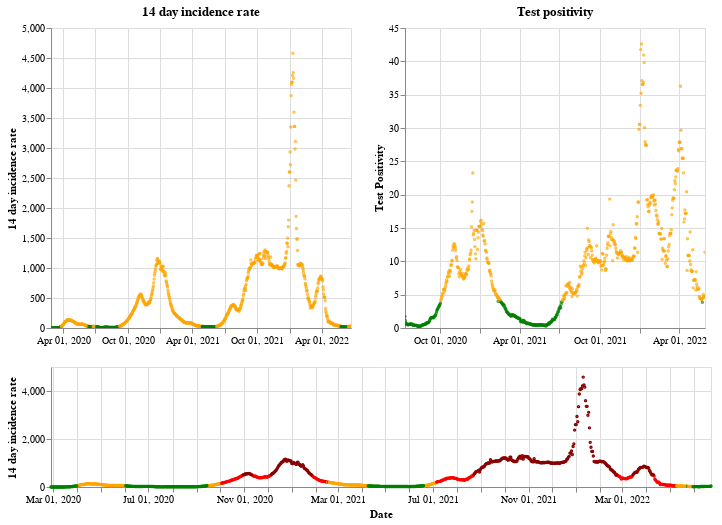

This figure's notebook cell:
### Markdown cell above
## Wales

### Code cell
plot_traffic_light('Wales')

### Figure 1 — Vega-Lite specification as saved in the notebook (floating-point values rounded to 4 significant figures; data arrays with more than 128 entries replaced by an {"elided": "..."} marker saying what was removed)
{"config": {"view": {"continuousWidth": 400, "continuousHeight": 300}}, "vconcat": [{"hconcat": [{"mark": {"type": "point", "size": 2}, "encoding": {"color": {"condition": {"value": "green", "test": "(datum.twoWeeklyCasesRate <= 25)"}, "value": "orange"}, "tooltip": [{"type": "nominal", "field": "areaName"}, {"type": "temporal", "field": "date"}, {"type": "quantitative", "field": "twoWeeklyCasesRate"}, {"type": "quantitative", "field": "testPositivity"}], "x": {"type": "temporal", "axis": {"title": ""}, "field": "date", "scale": {"domain": {"selection": "DateBrush"}}, "timeUnit": "yearmonthdate"}, "y": {"type": "quantitative", "axis": {"title": "14 day incidence rate"}, "field": "twoWeeklyCasesRate"}}, "title": "14 day incidence rate", "width": 300}, {"mark": {"type": "point", "size": 2}, "encoding": {"color": {"condition": {"value": "green", "test": "(datum.testPositivity <= 4)"}, "value": "orange"}, "tooltip": [{"type": "nominal", "field": "areaName"}, {"type": "temporal", "field": "date"}, {"type": "quantitative", "field": "twoWeeklyCasesRate"}, {"type": "quantitative", "field": "testPositivity"}], "x": {"type": "temporal", "axis": {"title": ""}, "field": "date", "scale": {"domain": {"selection": "DateBrush"}}, "timeUnit": "yearmonthdate"}, "y": {"type": "quantitative", "axis": {"title": "Test Positivity"}, "field": "testPositivity"}}, "title": "Test positivity", "width": 300}]}, {"layer": [{"mark": {"type": "point", "size": 2}, "encoding": {"color": {"condition": {"value": "orange", "test": "(((datum.testPositivity < 4) && (datum.twoWeeklyCasesRate >= 50)) && (datum.twoWeeklyCasesRate < 200))"}, "value": "red"}, "opacity": {"condition": {"value": 1, "test": "((datum.twoWeeklyCasesRate >= 50) && (datum.twoWeeklyCasesRate < 500))"}, "value": 0}, "tooltip": [{"type": "nominal", "field": "areaName"}, {"type": "temporal", "field": "date"}, {"type": "quantitative", "field": "twoWeeklyCasesRate"}, {"type": "quantitative", "field": "testPositivity"}], "x": {"type": "temporal", "axis": {"title": "Date"}, "field": "date", "timeUnit": "yearmonthdate"}, "y": {"type": "quantitative", "axis": {"title": "14 day incidence rate"}, "field": "twoWeeklyCasesRate"}}, "selection": {"DateBrush": {"type": "interval", "encodings": ["x"], "fields": ["Time"]}}}, {"mark": {"type": "point", "size": 2}, "encoding": {"color": {"value": "darkred"}, "opacity": {"condition": {"value": 1, "test": "(datum.twoWeeklyCasesRate >= 500)"}, "value": 0}, "tooltip": [{"type": "nominal", "field": "areaName"}, {"type": "temporal", "field": "date"}, {"type": "quantitative", "field": "twoWeeklyCasesRate"}, {"type": "quantitative", "field": "testPositivity"}], "x": {"type": "temporal", "axis": {"title": "Date"}, "field": "date", "timeUnit": "yearmonthdate"}, "y": {"type": "quantitative", "axis": {"title": "14 day incidence rate"}, "field": "twoWeeklyCasesRate"}}}, {"mark": {"type": "point", "size": 2}, "encoding": {"color": {"condition": {"value": "green", "test": "((datum.testPositivity < 4) && (datum.twoWeeklyCasesRate < 50))"}, "value": "orange"}, "opacity": {"condition": {"value": 1, "test": "(datum.twoWeeklyCasesRate < 50)"}, "value": 0}, "tooltip": [{"type": "nominal", "field": "areaName"}, {"type": "temporal", "field": "date"}, {"type": "quantitative", "field": "twoWeeklyCasesRate"}, {"type": "quantitative", "field": "testPositivity"}], "x": {"type": "temporal", "axis": {"title": "Date"}, "field": "date", "timeUnit": "yearmonthdate"}, "y": {"type": "quantitative", "axis": {"title": "14 day incidence rate"}, "field": "twoWeeklyCasesRate"}}}], "height": 120, "width": 660}], "data": {"name": "data-3b299b3a36bd9f938934b1de08985592"}, "$schema": "https://vega.github.io/schema/vega-lite/v4.8.1.json", "datasets": {"data-3b299b3a36bd9f938934b1de08985592": {"elided": "848 records"}}}
